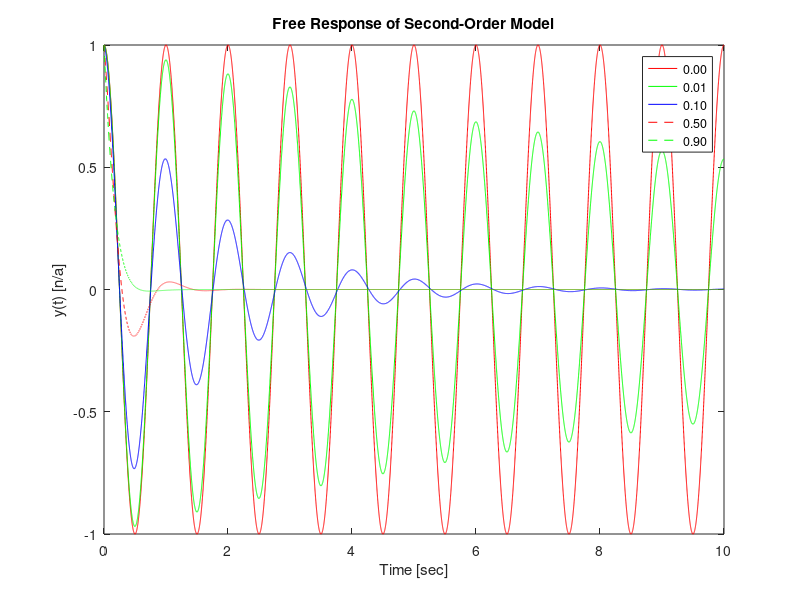

MATLAB code for this plot:
% Illustration of Second-Order LTI Free Response

% Model Parameters 
wn = 1*2*pi;  % undamped nat'l freq. [rad/s]
zeta = 0.1;   % damping ratio [n/a]cd 

% Initial condition
y0 = 1;  %  y(t=0)

% Describe a vector of times for the solution
dt = 0.001;   % Time step [s]
Tend = 10;  % End of time horizon for simulation [s]
tt = 0:dt:Tend;  

zetas = [0.0, 0.01 , 0.1, 0.5, 0.9];
% Plot the Results
ltypes = {'r-','g-','b-','r--','g--','b--'};
figure(1); clf()
lstr = {}
for ii = 1:length(zetas)
    zeta = zetas(ii)
    % Solution to DE
    wd = wn*sqrt(1-zeta^2);
    Yeqn = y0*exp(-zeta*wn*tt).*cos(wd*tt);
    plot(tt,Yeqn,ltypes{ii})
    hold on
    lstr{ii} = sprintf('%4.2f',zeta);
end

legend(lstr)
xlabel('Time [sec]')
ylabel('y(t) [n/a]')
title('Free Response of Second-Order Model')
